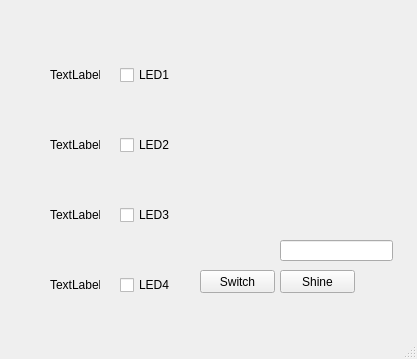
<?xml version="1.0" encoding="UTF-8"?>
<ui version="4.0">
 <class>MainWindow</class>
 <widget class="QMainWindow" name="MainWindow">
  <property name="geometry">
   <rect>
    <x>0</x>
    <y>0</y>
    <width>417</width>
    <height>359</height>
   </rect>
  </property>
  <property name="windowTitle">
   <string>MainWindow</string>
  </property>
  <widget class="QWidget" name="centralwidget">
   <widget class="QLabel" name="label">
    <property name="geometry">
     <rect>
      <x>50</x>
      <y>50</y>
      <width>50</width>
      <height>50</height>
     </rect>
    </property>
    <property name="styleSheet">
     <string notr="true">image: url(:/led_off.png);</string>
    </property>
    <property name="text">
     <string>TextLabel</string>
    </property>
   </widget>
   <widget class="QLabel" name="label_2">
    <property name="geometry">
     <rect>
      <x>50</x>
      <y>120</y>
      <width>50</width>
      <height>50</height>
     </rect>
    </property>
    <property name="text">
     <string>TextLabel</string>
    </property>
   </widget>
   <widget class="QLabel" name="label_3">
    <property name="geometry">
     <rect>
      <x>50</x>
      <y>190</y>
      <width>50</width>
      <height>50</height>
     </rect>
    </property>
    <property name="text">
     <string>TextLabel</string>
    </property>
   </widget>
   <widget class="QLabel" name="label_4">
    <property name="geometry">
     <rect>
      <x>50</x>
      <y>260</y>
      <width>50</width>
      <height>50</height>
     </rect>
    </property>
    <property name="text">
     <string>TextLabel</string>
    </property>
   </widget>
   <widget class="QCheckBox" name="checkBox">
    <property name="geometry">
     <rect>
      <x>120</x>
      <y>50</y>
      <width>78</width>
      <height>50</height>
     </rect>
    </property>
    <property name="text">
     <string>LED1</string>
    </property>
   </widget>
   <widget class="QCheckBox" name="checkBox_2">
    <property name="geometry">
     <rect>
      <x>120</x>
      <y>120</y>
      <width>78</width>
      <height>50</height>
     </rect>
    </property>
    <property name="text">
     <string>LED2</string>
    </property>
   </widget>
   <widget class="QCheckBox" name="checkBox_3">
    <property name="geometry">
     <rect>
      <x>120</x>
      <y>190</y>
      <width>78</width>
      <height>50</height>
     </rect>
    </property>
    <property name="text">
     <string>LED3</string>
    </property>
   </widget>
   <widget class="QCheckBox" name="checkBox_4">
    <property name="geometry">
     <rect>
      <x>120</x>
      <y>260</y>
      <width>78</width>
      <height>50</height>
     </rect>
    </property>
    <property name="text">
     <string>LED4</string>
    </property>
   </widget>
   <widget class="QPushButton" name="pushButton">
    <property name="geometry">
     <rect>
      <x>200</x>
      <y>270</y>
      <width>75</width>
      <height>23</height>
     </rect>
    </property>
    <property name="text">
     <string>Switch</string>
    </property>
   </widget>
   <widget class="QLineEdit" name="lineEdit">
    <property name="geometry">
     <rect>
      <x>280</x>
      <y>240</y>
      <width>113</width>
      <height>21</height>
     </rect>
    </property>
   </widget>
   <widget class="QPushButton" name="pushButton_2">
    <property name="geometry">
     <rect>
      <x>280</x>
      <y>270</y>
      <width>75</width>
      <height>23</height>
     </rect>
    </property>
    <property name="text">
     <string>Shine</string>
    </property>
   </widget>
  </widget>
  <widget class="QMenuBar" name="menubar">
   <property name="geometry">
    <rect>
     <x>0</x>
     <y>0</y>
     <width>417</width>
     <height>21</height>
    </rect>
   </property>
  </widget>
  <widget class="QStatusBar" name="statusbar"/>
 </widget>
 <resources/>
 <connections/>
</ui>
